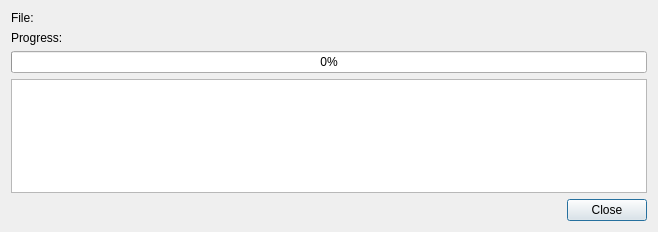
<?xml version="1.0" encoding="UTF-8"?>
<ui version="4.0">
 <class>MoveDialog</class>
 <widget class="QDialog" name="MoveDialog">
  <property name="geometry">
   <rect>
    <x>0</x>
    <y>0</y>
    <width>658</width>
    <height>232</height>
   </rect>
  </property>
  <property name="windowTitle">
   <string>Dialog</string>
  </property>
  <property name="windowIcon">
   <iconset resource="icons.qrc">
    <normaloff>:/Icons/LGPLIcons/Crystal_Clear_filesystem_folder_lin.png</normaloff>:/Icons/LGPLIcons/Crystal_Clear_filesystem_folder_lin.png</iconset>
  </property>
  <property name="locale">
   <locale language="English" country="UnitedStates"/>
  </property>
  <layout class="QVBoxLayout" name="verticalLayout">
   <item>
    <layout class="QHBoxLayout" name="horizontalLayout">
     <item>
      <widget class="QLabel" name="label_2">
       <property name="sizePolicy">
        <sizepolicy hsizetype="Fixed" vsizetype="Preferred">
         <horstretch>0</horstretch>
         <verstretch>0</verstretch>
        </sizepolicy>
       </property>
       <property name="text">
        <string>File:</string>
       </property>
      </widget>
     </item>
     <item>
      <widget class="QLabel" name="lFile">
       <property name="text">
        <string/>
       </property>
      </widget>
     </item>
    </layout>
   </item>
   <item>
    <widget class="QLabel" name="label">
     <property name="text">
      <string>Progress:</string>
     </property>
    </widget>
   </item>
   <item>
    <widget class="QProgressBar" name="pB_Progress">
     <property name="value">
      <number>0</number>
     </property>
    </widget>
   </item>
   <item>
    <widget class="QListWidget" name="lWlog"/>
   </item>
   <item>
    <widget class="QDialogButtonBox" name="buttonBox">
     <property name="standardButtons">
      <set>QDialogButtonBox::Close</set>
     </property>
    </widget>
   </item>
  </layout>
 </widget>
 <resources>
  <include location="icons.qrc"/>
 </resources>
 <connections/>
</ui>
